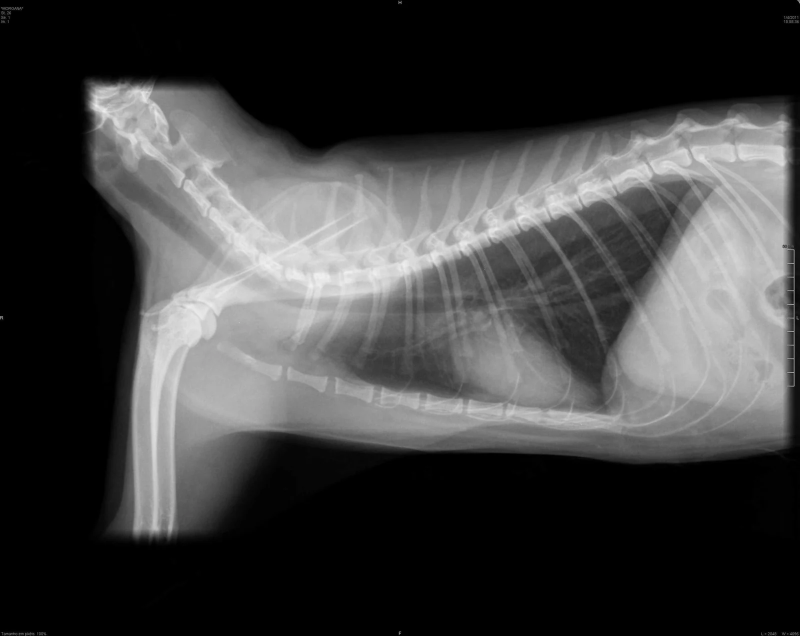
#> input picture images/rentgen/skutecny/predni-cast.webp, 1600 x 1272 px (shown at 1/2 size)
$ python build_ab.py
#> lines starting #> are read from the running program, lines starting #| are printed output that depends on the picture
"""Kočičí rentgen (#43), stage 3c: clickable bones on the two real X-rays.

A = images/rentgen/skutecny/predni-cast.webp (front of the body, head to the left).
B = images/rentgen/skutecny/zadni-cast.webp (back of the body, head to the right).
On a real X-ray bone and soft tissue overlap, so the areas are hand-drawn shapes in image pixels
(bands along long bones and the spine, circles on joints, polygons for flat bones), not masks.
Areas are cut against each other in ORDER (earlier wins); nested structures keep their full area.
Writes tools/rentgen/skutecny/ab.json and the check pictures check-a.png and check-b.png."""
import json, os
from PIL import Image, ImageDraw, ImageOps
from shapely.geometry import Polygon, LineString, Point
from shapely.ops import unary_union
import shapely

HERE = os.path.dirname(os.path.abspath(__file__)); ROOT = os.path.abspath(os.path.join(HERE, "..", "..", ".."))
P = lambda *pts: Polygon(pts).buffer(0)
L = lambda w, *pts: LineString(pts).buffer(w / 2, cap_style=1)
C = lambda x, y, r: Point(x, y).buffer(r)

FIGS = {
  "predni-cast": {
    "image": "images/rentgen/skutecny/predni-cast.webp",
    "areas": {
      "ramenni-kloub": [C(398, 632, 38)],
      "lopatka": [P((400, 600), (470, 560), (560, 470), (640, 330), (720, 330), (700, 450), (560, 600), (470, 650))],
      "kost-pazni": [L(62, (372, 676), (340, 820), (318, 950), (306, 1050))],
      "krcni-obratle": [L(84, (210, 196), (300, 296), (400, 398), (500, 476), (566, 526))],
      "hrudni-obratle": [L(76, (600, 534), (760, 500), (900, 462), (1050, 414), (1200, 368), (1400, 312), (1600, 286))],
      "hrudni-kost": [L(40, (560, 732), (700, 760), (900, 786), (1050, 798), (1220, 808))],
      "zebra": [P((600, 572), (900, 502), (1200, 408), (1420, 348), (1600, 330), (1600, 860), (1300, 842), (1000, 818), (700, 778), (600, 744))],
    },
    "nested": {"pater": ["krcni-obratle", "hrudni-obratle"]},
  },
  "zadni-cast": {
    "image": "images/rentgen/skutecny/zadni-cast.webp",
    "areas": {
      "kycelni-kloub": [C(232, 268, 30)],
      "kolenni-kloub": [C(198, 940, 38), C(312, 930, 44)],
      "kost-stehenni": [L(38, (222, 292), (212, 600), (196, 900)), L(44, (258, 292), (282, 600), (310, 884))],
      "kost-holenni": [L(60, (170, 925), (80, 915), (0, 905))],
      "ocasni-obratle": [L(70, (0, 98), (160, 92), (330, 110))],
      "kost-krizova": [P((330, 104), (500, 112), (512, 202), (336, 172))],
      "panev": [P((0, 230), (120, 210), (300, 196), (480, 182), (560, 190), (560, 244), (420, 252), (330, 272), (332, 420), (150, 420), (30, 400), (0, 350))],
      "bederni-obratle": [P((500, 112), (1240, 104), (1240, 216), (512, 222))],
      "hrudni-obratle": [P((1240, 104), (1600, 104), (1600, 214), (1240, 216))],
      "zebra": [P((1160, 228), (1600, 214), (1600, 800), (1400, 790), (1260, 700), (1160, 520), (1150, 330))],
    },
    "nested": {"pater": ["ocasni-obratle", "kost-krizova", "bederni-obratle", "hrudni-obratle"], "panev": ["kost-krizova"]},
  },
}

def rings(g):
    out = []
    for p in ([g] if g.geom_type == "Polygon" else [q for q in getattr(g, "geoms", []) if q.geom_type == "Polygon"]):
        p = shapely.set_precision(p.simplify(1.0), 0.1)
        for q in ([p] if p.geom_type == "Polygon" else list(getattr(p, "geoms", []))):
            if q.geom_type == "Polygon" and q.area > 40: out.append([[round(x, 1), round(y, 1)] for x, y in list(q.exterior.coords)[:-1]])
    return out

def build(name, fig):
#> called with name = 'predni-cast'
    im = Image.open(os.path.join(ROOT, fig["image"])); W, H = im.size
#> in build, im is the input picture: PIL image 1600x1272 RGB; mean R, G, B 63.9, 63.9, 63.9
#> after `W, H = im.size`: W = 1600; H = 1272
    frame = Polygon([(0, 0), (W, 0), (W, H), (0, H)])
    nested = fig["nested"]
    shapes = {k: unary_union(v).intersection(frame) for k, v in fig["areas"].items()}
    def related(a, b):  # a contains b or b contains a (directly or through a chain)
        def down(x): return set(nested.get(x, [])).union(*[down(c) for c in nested.get(x, [])]) if x in nested else set()
        return b in down(a) or a in down(b)
    res = {}
    for k in shapes:  # earlier areas win; a parent and its children overlap on purpose (the smaller one wins taps)
        res[k] = shapes[k].difference(unary_union([res[o] for o in res if not related(k, o)] or [Polygon()]))
    for parent, kids in nested.items():  # a parent drawn only through its parts (the spine) is the union of them
        if parent not in res: res[parent] = unary_union([res[k] for k in kids])
    out = {k: rings(v) for k, v in res.items() if not v.is_empty}
    bg = ImageOps.autocontrast(im.convert("L"), cutoff=1).convert("RGBA"); ov = Image.new("RGBA", bg.size); d = ImageDraw.Draw(ov)
#> after `bg = ImageOps.autocontrast(im.convert('L'), cutoff=1).convert('RGBA')`:
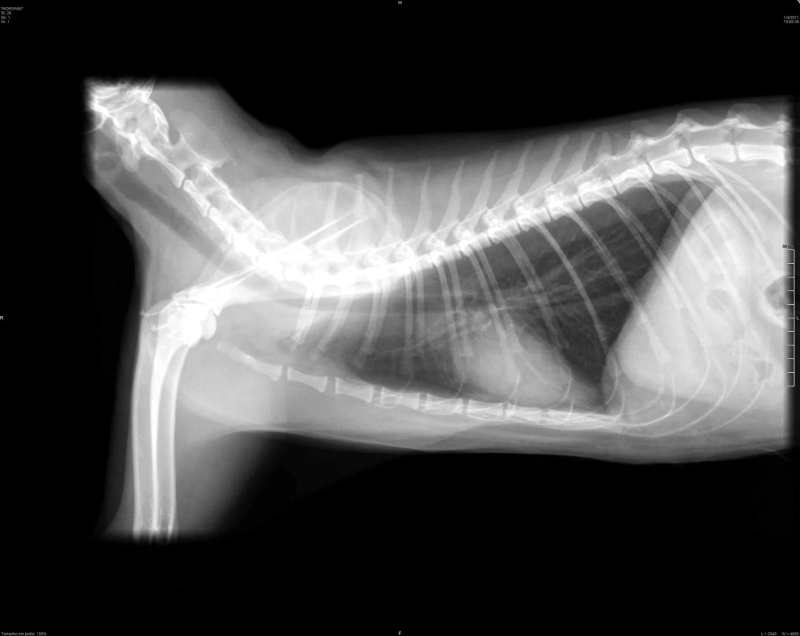
#> bg: PIL image 1600x1272 RGBA (shown at 1/2 size); mean R, G, B, A 74.8, 74.8, 74.8, 255
#> after `ov = Image.new('RGBA', bg.size)`: ov: PIL image 1600x1272 RGBA; every value is 0
    cols = [(230, 50, 50), (40, 120, 230), (30, 170, 60), (230, 140, 0), (160, 50, 200), (0, 170, 170), (220, 0, 140), (120, 120, 0)]
    for i, k in enumerate(out):
        if k in nested and k not in fig["areas"]: continue
        for p in out[k]: d.polygon([tuple(q) for q in p], fill=cols[i % 8] + (80,), outline=cols[i % 8] + (255,))
        x, y = Polygon(out[k][0]).representative_point().coords[0]; d.text((x, y), k, fill=(255, 255, 0, 255))
    Image.alpha_composite(bg, ov).convert("RGB").save(os.path.join(HERE, f"check-{name[0]}.png".replace("check-p", "check-a").replace("check-z", "check-b")))
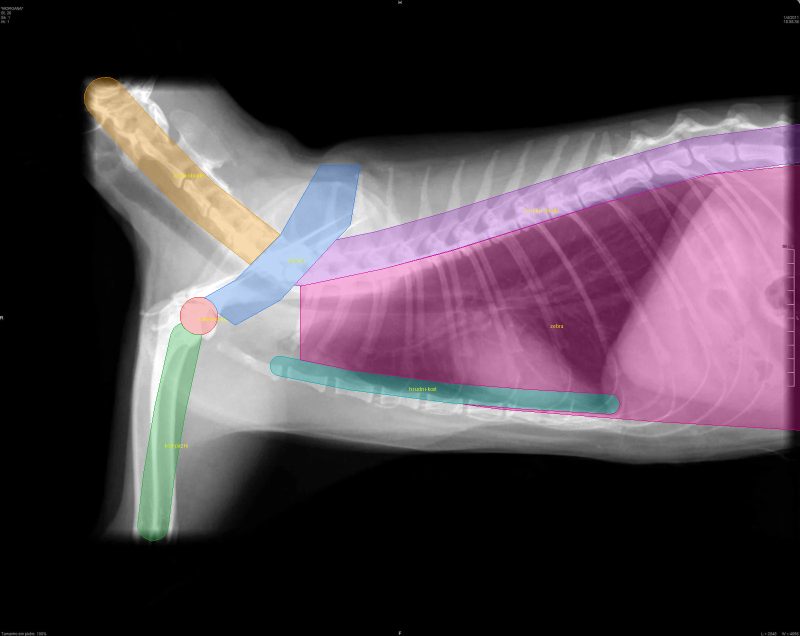
#> saved as check-a.png: PIL image 1600x1272 RGB (shown at 1/2 size); mean R, G, B 75.8, 63.4, 72.2
    return {"width": W, "height": H, "areas": out, "nested": nested}

if __name__ == "__main__":
    data = {n: build(n, f) for n, f in FIGS.items()}
#> call 2 of build, with name = 'zadni-cast'
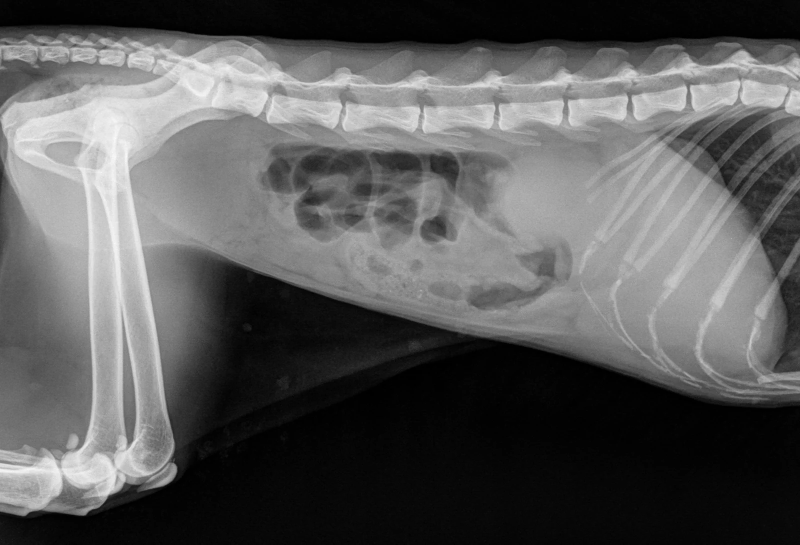
#> input picture images/rentgen/skutecny/zadni-cast.webp, 1600 x 1089 px (shown at 1/2 size)
#> in build, im is the input picture: PIL image 1600x1089 RGB; mean R, G, B 90.3, 90.3, 90.3
#> in build (call 2), `bg = ImageOps.autocontrast(im.convert('L'), cutoff=1).convert('RGBA')`:
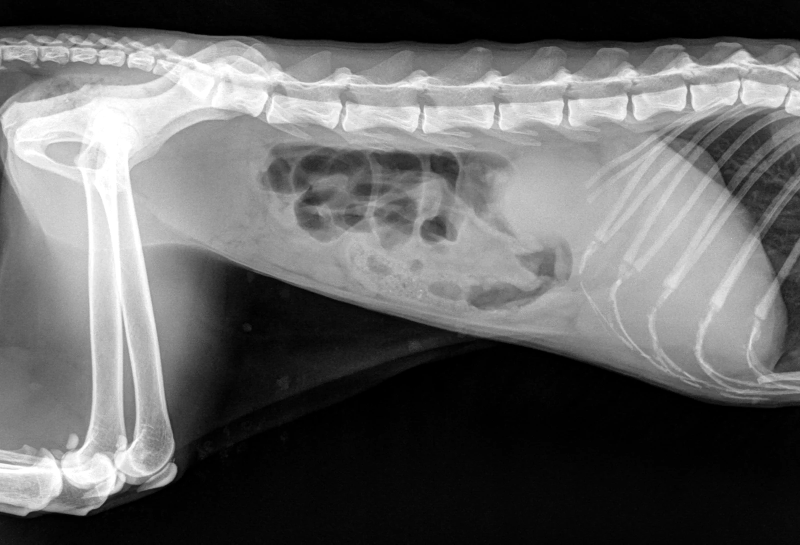
#> bg: PIL image 1600x1089 RGBA (shown at 1/2 size); mean R, G, B, A 100.7, 100.7, 100.7, 255
#> in build (call 2), `ov = Image.new('RGBA', bg.size)`: ov: PIL image 1600x1089 RGBA; every value is 0
#> in build (call 2), `Image.alpha_composite(bg, ov).convert("RGB").save(os.path.join(HERE, f..`:
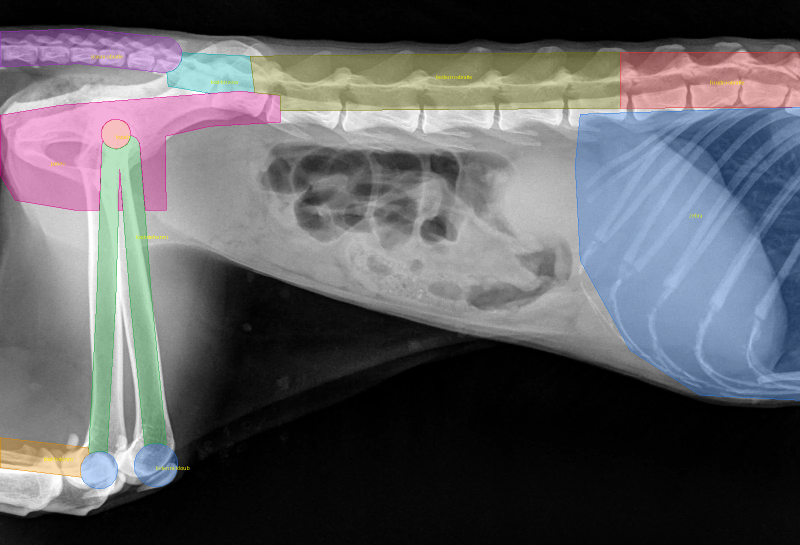
#> saved as check-b.png: PIL image 1600x1089 RGB (shown at 1/2 size); mean R, G, B 93.6, 93.8, 97.9
    json.dump(data, open(os.path.join(HERE, "ab.json"), "w"))
    print({n: {k: len(v) for k, v in d["areas"].items()} for n, d in data.items()})
#> (printed output is left out)
